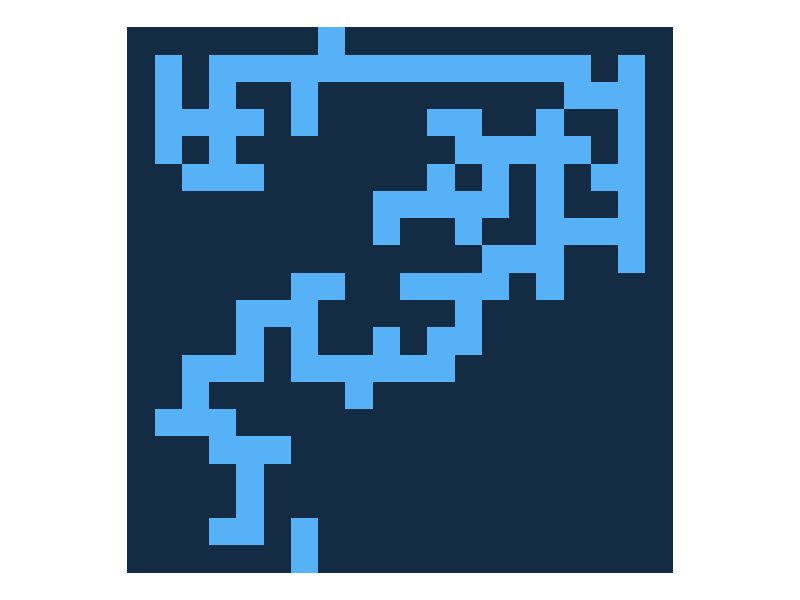
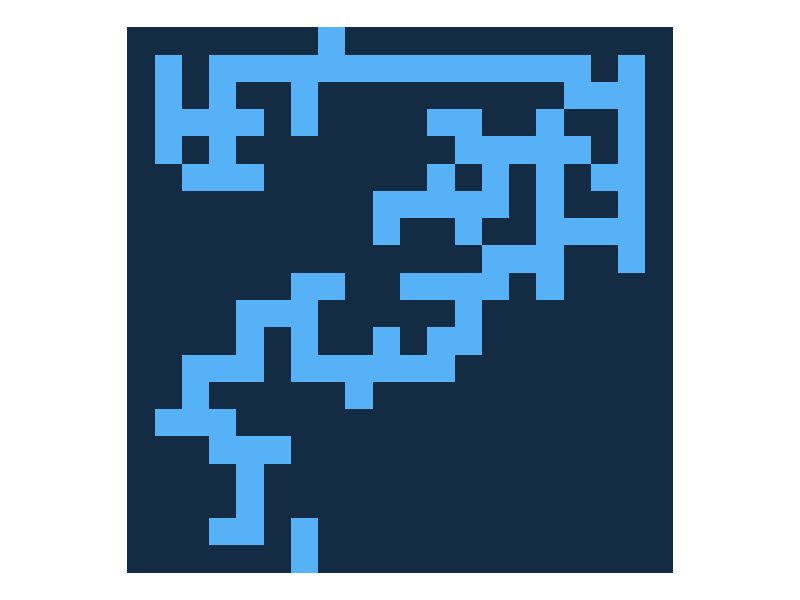
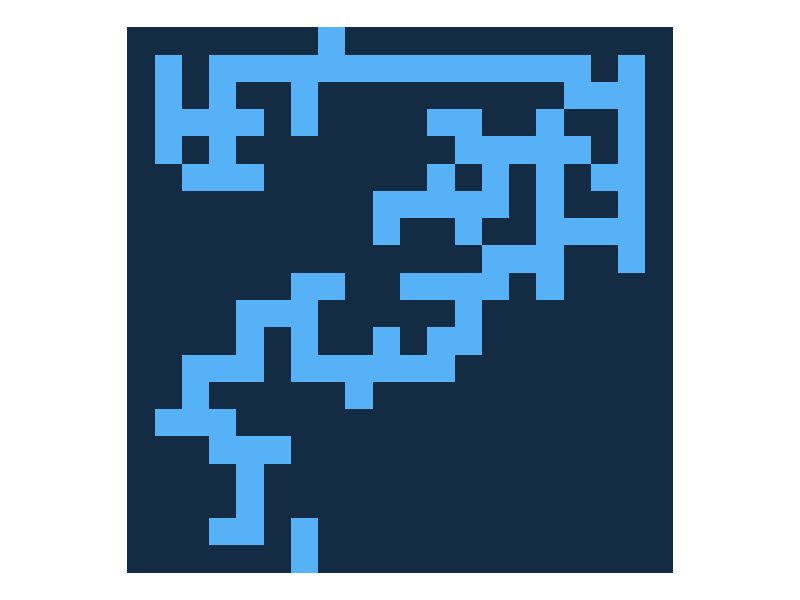

These figures' R source, in order:
library(ggplot2)
library(reshape)

StepSize=function(Row, Col, Step){
  N=Row-Step
  S=Row+Step
  W=Col-Step
  E=Col+Step
  
  return(list('N'=N, 'S'=S, 'W'=W, 'E'=E))
}

RandomStep=function(Row, Col, DF, Direction=NULL){
  NSWE=StepSize(Row=Row, Col=Col, Step=1)
  
  #Prevent falling from table and illegal positions
  #print(NSWE)
  if(NSWE$N<=0 | NSWE$S<=0 | NSWE$W<=0 | NSWE$E<=0 | NSWE$N>ncol(DF) | NSWE$E>nrow(DF) | NSWE$S>ncol(DF) | NSWE$W>nrow(DF)){
    #print('Negative or out of border')
    return(list(DF, c(Row,Col)))
  }
  
  Pos=c(DF[NSWE$N,Col], DF[NSWE$S,Col], DF[Row,NSWE$W], DF[Row,NSWE$E])
  #print(Pos)
  
  #Random move or selected
  if(is.null(Direction)){
    Step=sample(x=c('N','S','W','E'), size=1)
  }else{
    Step=Direction
  }
  #print(paste0("Moving ", Step))
  
  #Step
  StepAndPos=MovingRules(CurrentStep=Step, DF=DF, Row=Row, Col=Col, 
                         N=NSWE$N, S=NSWE$S, W=NSWE$W, E=NSWE$E)
  
  return(list(StepAndPos[[1]], StepAndPos[[2]]))
}


MovingRules=function(CurrentStep, DF, Row, Col, N, S, W, E){
  if(CurrentStep=='S' && S+1 <= nrow(DF) && DF[S+1,Col]==0 && DF[S,Col]==0 && 
     DF[Row+1,W]==0 && DF[Row+1,E]==0){
    DF[S,Col]=1
    return(list(DF, c(S,Col)))
  }else if(CurrentStep=='N' && N-1 > 0 && DF[N,Col]==0 && DF[N-1,Col]==0 && 
           DF[Row-1,W]==0 && DF[Row-1,E]==0){
    DF[N,Col]=1
    return(list(DF, c(N,Col)))
  }else if(CurrentStep=='E' && E+1 <= ncol(DF) && DF[N,Col+1]==0 && DF[S,Col+1]==0 && 
           DF[Row,E]==0 && DF[Row,E+1]==0){
    DF[Row,E]=1
    return(list(DF, c(Row,E))) 
  }else if(CurrentStep=='W' && W-1 > 0 && DF[N,Col-1]==0 && DF[S,Col-1]==0 && 
           DF[Row,W]==0 && DF[Row,W-1]==0){
    DF[Row,W]=1
    return(list(DF, c(Row,W))) 
  }else if(CurrentStep=='S' && DF[S,Col]==1){
    return(list(DF, c(S,Col)))
  }else if(CurrentStep=='N' && DF[N,Col]==1){
    return(list(DF, c(N,Col)))
  }else if(CurrentStep=='E' && DF[Row,E]==1){
    return(list(DF, c(Row,E)))
  }else if(CurrentStep=='W' && DF[Row,W]==1){
    return(list(DF, c(Row,W)))
  }else{
    return(list(DF, c(Row,Col)))
  }
}

MazeSize=20
FilledPercent=20
{
  OneProportion=0
  i=0
  while(OneProportion<FilledPercent){
    i=i+1
    if(i==1){
      #Create Maze
      Maze=matrix(data=0, nrow=MazeSize, ncol=MazeSize)
      
      #Create entrance
      InCol=rbinom(n=1, size=floor(ncol(Maze)/2), prob=0.6)
      Maze[1,InCol]=1
      Maze[2,InCol]=1
      LastPos=c(2,InCol)
    }
    
    RandomRes=RandomStep(Row=LastPos[1], Col=LastPos[2], DF=Maze)
    Maze=RandomRes[[1]]
    LastPos=RandomRes[[2]]
    
    #Start again
    if(i%%100==0){
      MeltedMaze=melt(Maze)
      
      #Check proportion -- it usually never surpasses 50%
      OneProportion=floor(sum(MeltedMaze$value)*100/nrow(MeltedMaze))
      if(OneProportion>=FilledPercent){
        #If stopping early, create exit
        ExitCol=rbinom(n=1, size=floor(ncol(Maze)/2), prob=0.75)
        Maze[nrow(Maze),ExitCol]=1
        Maze[(nrow(Maze)-1),ExitCol]=1
        
        print(paste0(FilledPercent,"% proportion reached at iteration ", i))
      }
      LastRandom=MeltedMaze[sample(x=which(MeltedMaze$value==1), size=1,
                                   prob=rep(100/length(which(MeltedMaze$value==1)), length(which(MeltedMaze$value==1)))),]
      LastPos=c(LastRandom$X1, LastRandom$X2)
    }
  }
}

MeltedMaze=melt(Maze)
MazePlot=ggplot(data=MeltedMaze, aes(x=X2, y=X1, fill=value)) + geom_tile(show.legend=FALSE) +  scale_y_reverse() +
  theme_void() + coord_fixed()
MazePlot
#dev.new(width=5, height=5, noRStudioGD=TRUE)
#png(filename="tempMaze.png", width=5, height=5)
windows()
print(MazePlot)
print(MazePlot)
#image(x=t(Maze), col=c("black","white"), xaxt="n", yaxt="n")
WaitUser=readLines(con="stdin", 1)
dev.off()
print(WaitUser)
